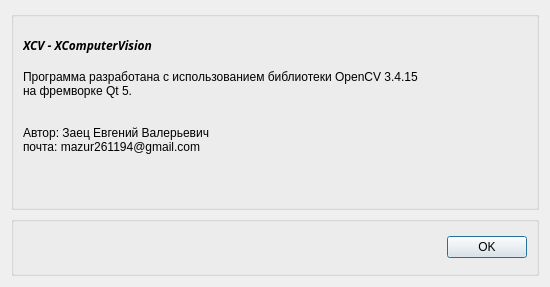
<?xml version="1.0" encoding="UTF-8"?>
<ui version="4.0">
 <class>AboutBox</class>
 <widget class="QDialog" name="AboutBox">
  <property name="geometry">
   <rect>
    <x>0</x>
    <y>0</y>
    <width>550</width>
    <height>287</height>
   </rect>
  </property>
  <property name="windowTitle">
   <string>Dialog</string>
  </property>
  <layout class="QVBoxLayout" name="verticalLayout">
   <item>
    <widget class="QGroupBox" name="groupBox">
     <layout class="QVBoxLayout" name="verticalLayout_2">
      <item>
       <widget class="QLabel" name="label">
        <property name="maximumSize">
         <size>
          <width>16777215</width>
          <height>40</height>
         </size>
        </property>
        <property name="font">
         <font>
          <family>Segoe UI Black</family>
          <italic>true</italic>
          <bold>true</bold>
         </font>
        </property>
        <property name="text">
         <string>XCV - XComputerVision</string>
        </property>
       </widget>
      </item>
      <item>
       <widget class="QLabel" name="label_3">
        <property name="text">
         <string>Программа разработана с использованием библиотеки OpenCV 3.4.15
на фремворке Qt 5.


Автор: Заец Евгений Валерьевич
почта: mazur261194@gmail.com</string>
        </property>
       </widget>
      </item>
      <item>
       <widget class="QLabel" name="label_2">
        <property name="text">
         <string/>
        </property>
       </widget>
      </item>
     </layout>
    </widget>
   </item>
   <item>
    <widget class="QGroupBox" name="groupBox_2">
     <property name="maximumSize">
      <size>
       <width>16777215</width>
       <height>60</height>
      </size>
     </property>
     <property name="title">
      <string/>
     </property>
     <layout class="QHBoxLayout" name="horizontalLayout">
      <item>
       <spacer name="horizontalSpacer">
        <property name="orientation">
         <enum>Qt::Horizontal</enum>
        </property>
        <property name="sizeHint" stdset="0">
         <size>
          <width>40</width>
          <height>20</height>
         </size>
        </property>
       </spacer>
      </item>
      <item>
       <widget class="QPushButton" name="pushButton">
        <property name="text">
         <string>OK</string>
        </property>
       </widget>
      </item>
     </layout>
    </widget>
   </item>
  </layout>
 </widget>
 <resources/>
 <connections/>
</ui>
